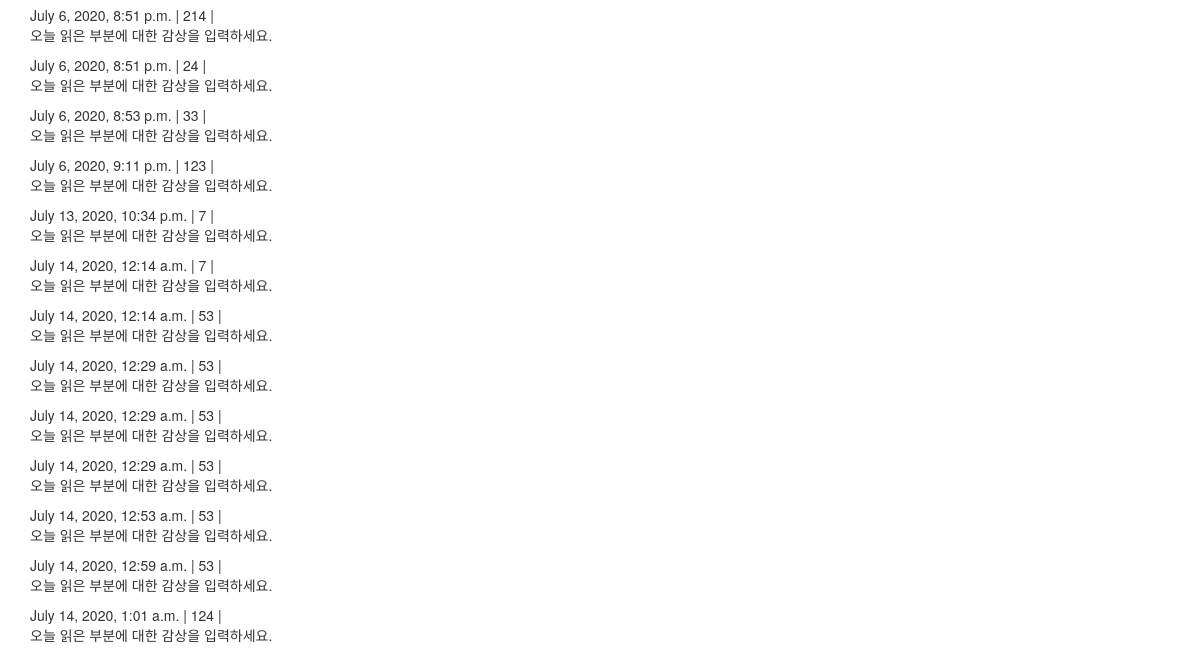
/detail/1/ (lower part), run on an earlier commit of the app's database.
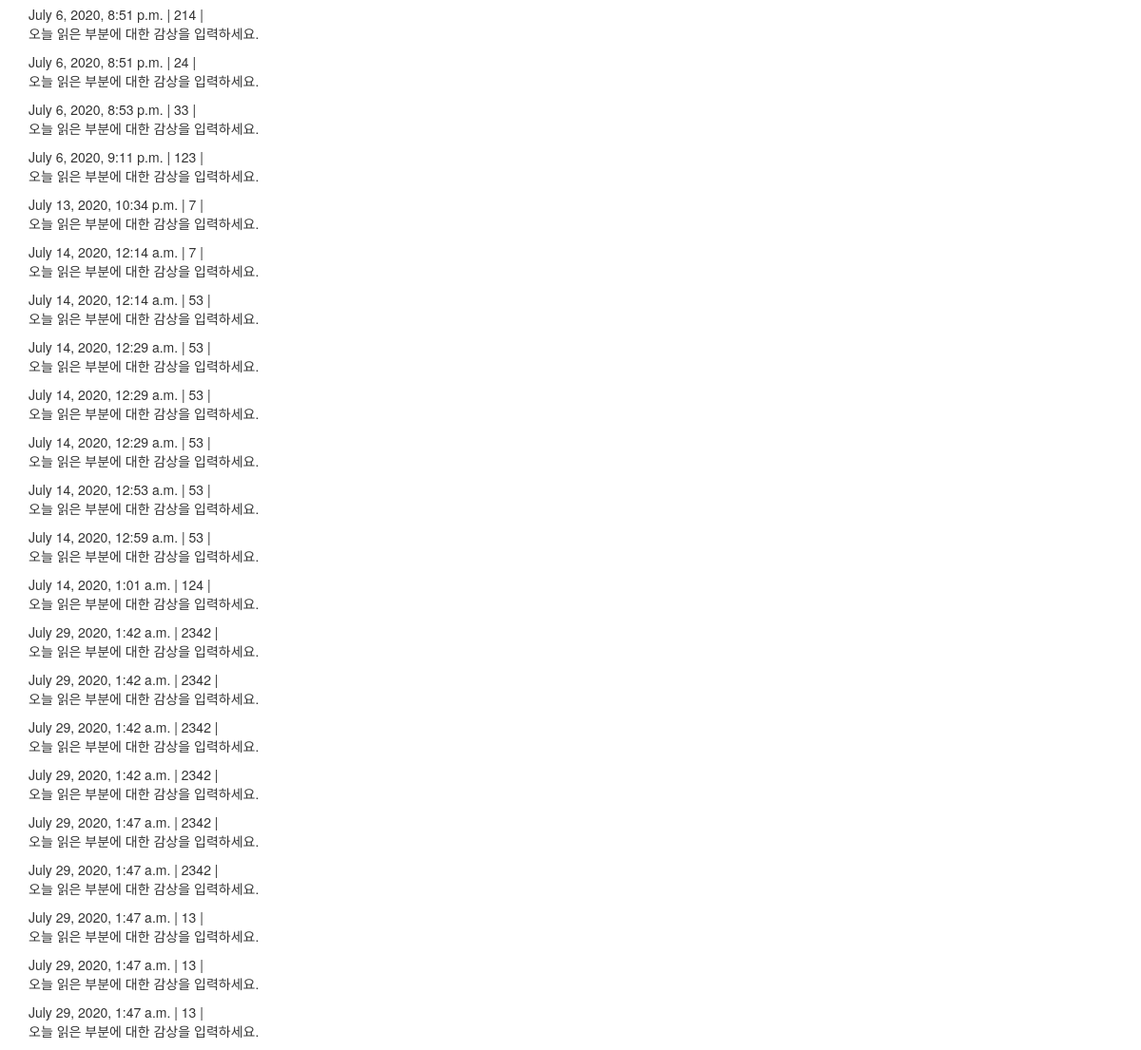
And on a later commit of the database.
### diary/models.py (models this page shows, shortened)
class Record(models.Model):
	article = models.ForeignKey(Article, on_delete=models.CASCADE, related_name='records')
	pageRecord = models.PositiveIntegerField(default=0)
	rdate = models.DateTimeField(default=timezone.now)
	text = models.TextField(default="오늘 읽은 부분에 대한 감상을 입력하세요.")

### diary/views.py (the view)
# urls.py: path('detail/<int:pk>/', views.book_detail, name='book-detail'),
def book_detail(request, pk):
	post = get_object_or_404(Article, pk=pk)
	return render(request, 'detail.html', {'post':post})

### diary/templates/detail.html (shortened to what this page needs)
{% extends 'base.html' %}
{% block content %}
	<a class="btn btn-default" href="{% url 'add_record_to_book' pk=post.pk %}">새로운 독서 기록</a><br><br>
	<div class="record">
		{% for record in post.records.all %}
			{{ record.rdate }} | {{ record.pageRecord }} | {{ record.text|linebreaks }}
		{% empty %}
			<p> 아직 이력이 없습니다.</p>
		{% endfor %}
	</div>
{% endblock %}

What changed in the data, as far as the page shows it:
added Record: rdate "July 29, 2020, 1:42 a.m.", pageRecord "2342", text "오늘 읽은 부분에 대한 감상을 입력하세요."
added Record: rdate "July 29, 2020, 1:42 a.m.", pageRecord "2342", text "오늘 읽은 부분에 대한 감상을 입력하세요."
added Record: rdate "July 29, 2020, 1:42 a.m.", pageRecord "2342", text "오늘 읽은 부분에 대한 감상을 입력하세요."
added Record: rdate "July 29, 2020, 1:42 a.m.", pageRecord "2342", text "오늘 읽은 부분에 대한 감상을 입력하세요."
added Record: rdate "July 29, 2020, 1:47 a.m.", pageRecord "2342", text "오늘 읽은 부분에 대한 감상을 입력하세요."
added Record: rdate "July 29, 2020, 1:47 a.m.", pageRecord "2342", text "오늘 읽은 부분에 대한 감상을 입력하세요."
added Record: rdate "July 29, 2020, 1:47 a.m.", pageRecord "13", text "오늘 읽은 부분에 대한 감상을 입력하세요."
added Record: rdate "July 29, 2020, 1:47 a.m.", pageRecord "13", text "오늘 읽은 부분에 대한 감상을 입력하세요."
added Record: rdate "July 29, 2020, 1:47 a.m.", pageRecord "13", text "오늘 읽은 부분에 대한 감상을 입력하세요."
